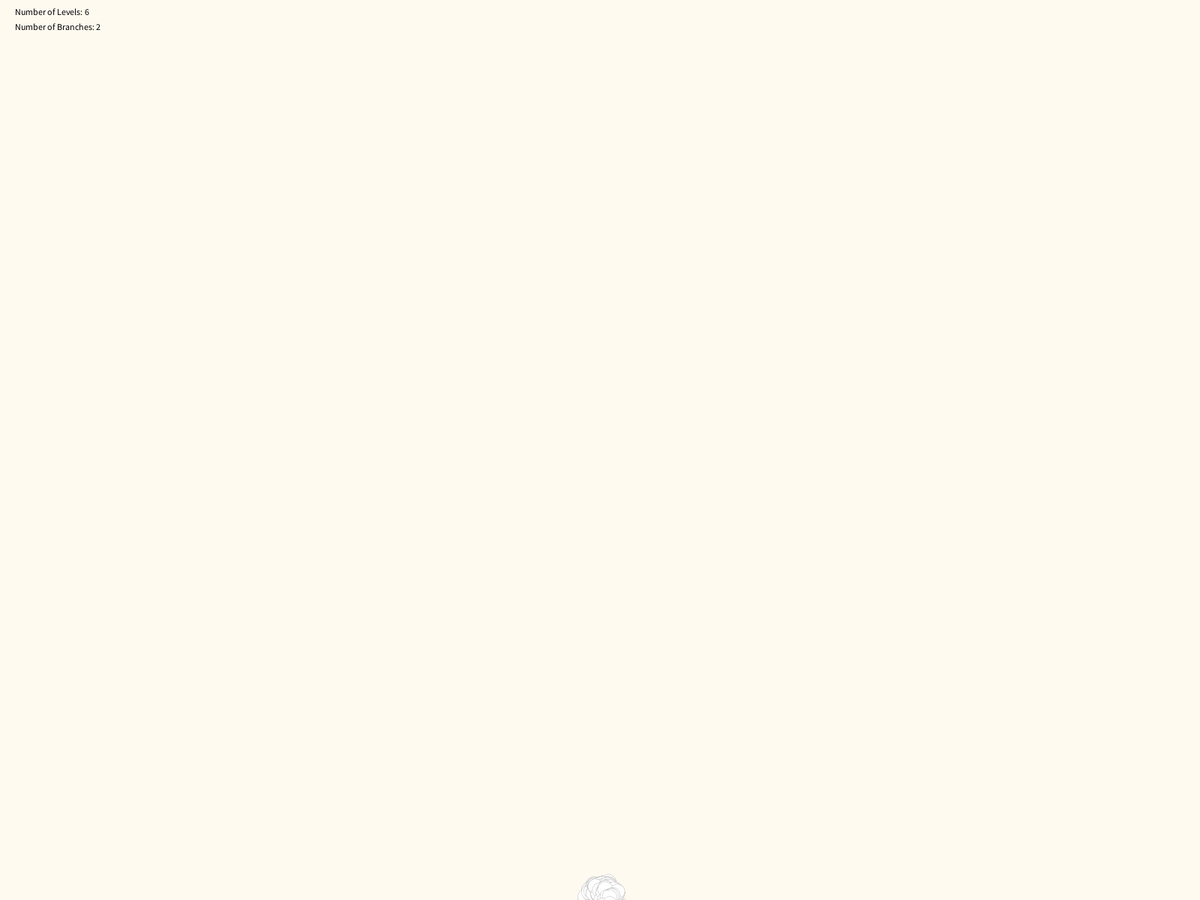
Frame 1 (no input)
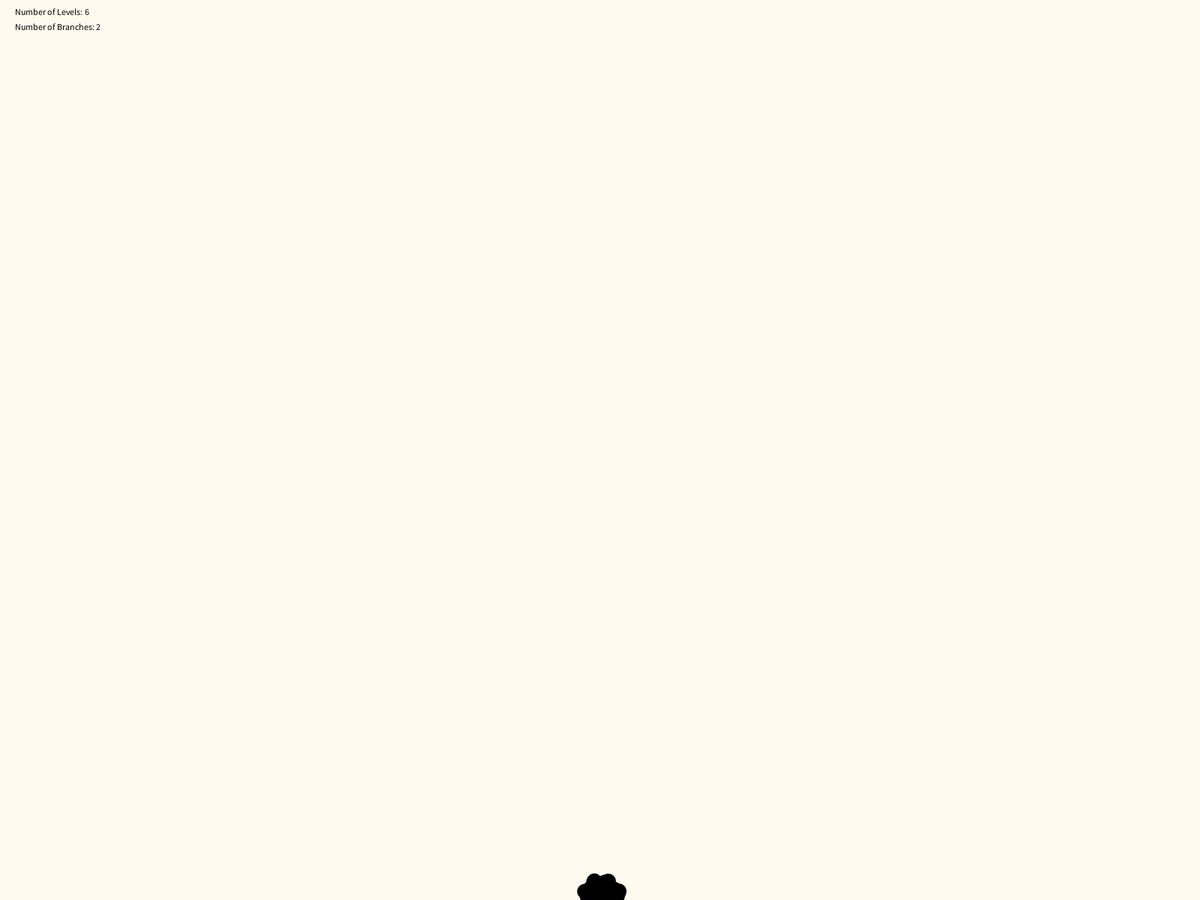
Frame 60 (the mouse pressed at the canvas centre just before this capture)
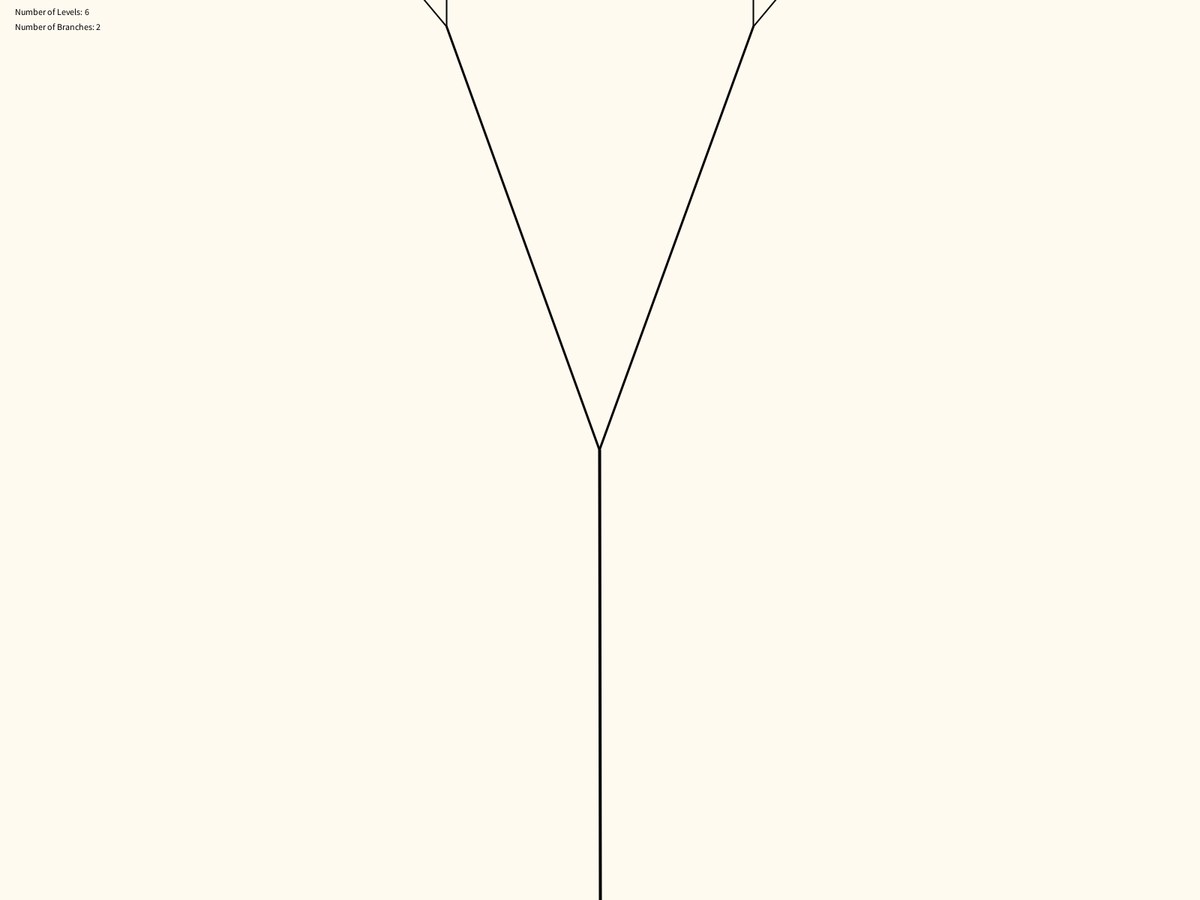
Frame 120 (the mouse held since frame 60 and released just before this capture)

The Processing sketch that drew these frames (run headless with seeded random() and noise(); from frame 60 on, the mouse is pressed at the canvas centre):

// Processing sketch: combiningTransforms_sequencingTranslateRotate06
// ── combiningTransforms_sequencingTranslateRotate06.pde
ArrayList<Leaves> leaf;

int numOfLevels = 6;
int numOfBranches = 2;
int numOfLeaves = 10; // per branch
float angle1 = 20;

void setup() {
  fullScreen();
  leaf = new ArrayList<Leaves>();
}



void draw() {
  background(255, 250, 240);
  

  
  translate(width/2, height); //move origin to center
  
  rotate(radians(-90));
  drawLine(angle1, mouseY, false, numOfLevels, numOfBranches, numOfBranches+2);
  wiggle();

  
  
  resetMatrix();
  fill(0);
  text("Number of Levels: " + numOfLevels, 20, 20);
  if (numOfBranches == 9) {
    text("Number of Branches: " + "MAX", 20, 40);
  } else {
    text("Number of Branches: " + numOfBranches, 20, 40);
  }
  
}


void drawLine(float angle, float len, boolean showOrigin, int limit, int branches, int thickness) {
   if (limit > 1) {
   //return means exit the function
   
   
    strokeWeight(thickness);
    stroke(0);
    line(0, 0, len, 0); //another line, length2
    //tailThickness--;
    translate(len, 0);
    
    
    //recursion
    for (int i = 0; i < branches; i++) {
      
      float a = map(i, 0, branches-1, -angle, angle);
      rotate(radians(a));
      drawLine(angle, len, showOrigin, limit-1, branches, thickness-1);
      rotate(-radians(a));
    }

    
    translate(-len, 0);


} else if (limit == 1) {
  
  PVector leafPos;
  for (int i = 0; i < numOfLeaves; i++) {
    leafPos = new PVector(random(20), random(20));
    leaf.add(new Leaves(new PVector(leafPos.x, leafPos.y)));
    ellipse(leafPos.x, leafPos.y, 20, 20);
}
}
}




void wiggle() {
  angle1 += random(-.15, .15);
}

void keyPressed() {
  if (key == '2') {
    numOfBranches = 2;
  } else if (key == '3') {
    numOfBranches = 3;
  } else if (key == '4') {
    numOfBranches = 4;
  } else if (key == '5') {
    numOfBranches = 5;
  } else if (key == '6') {
    numOfBranches = 6;
  } else if (key == '7') {
    numOfBranches = 7;
  } else if (key == '8') {
    numOfBranches = 8;
  } else if (key == '9') {
    numOfBranches = 9;
  } else if (key == '0') {
    numOfBranches = 0;
  }
}
// ── Leaves.pde
class Leaves {
  PVector leafPos;
  
  Leaves(PVector leavesposition) {
    leafPos = leavesposition;
  }
  
}
